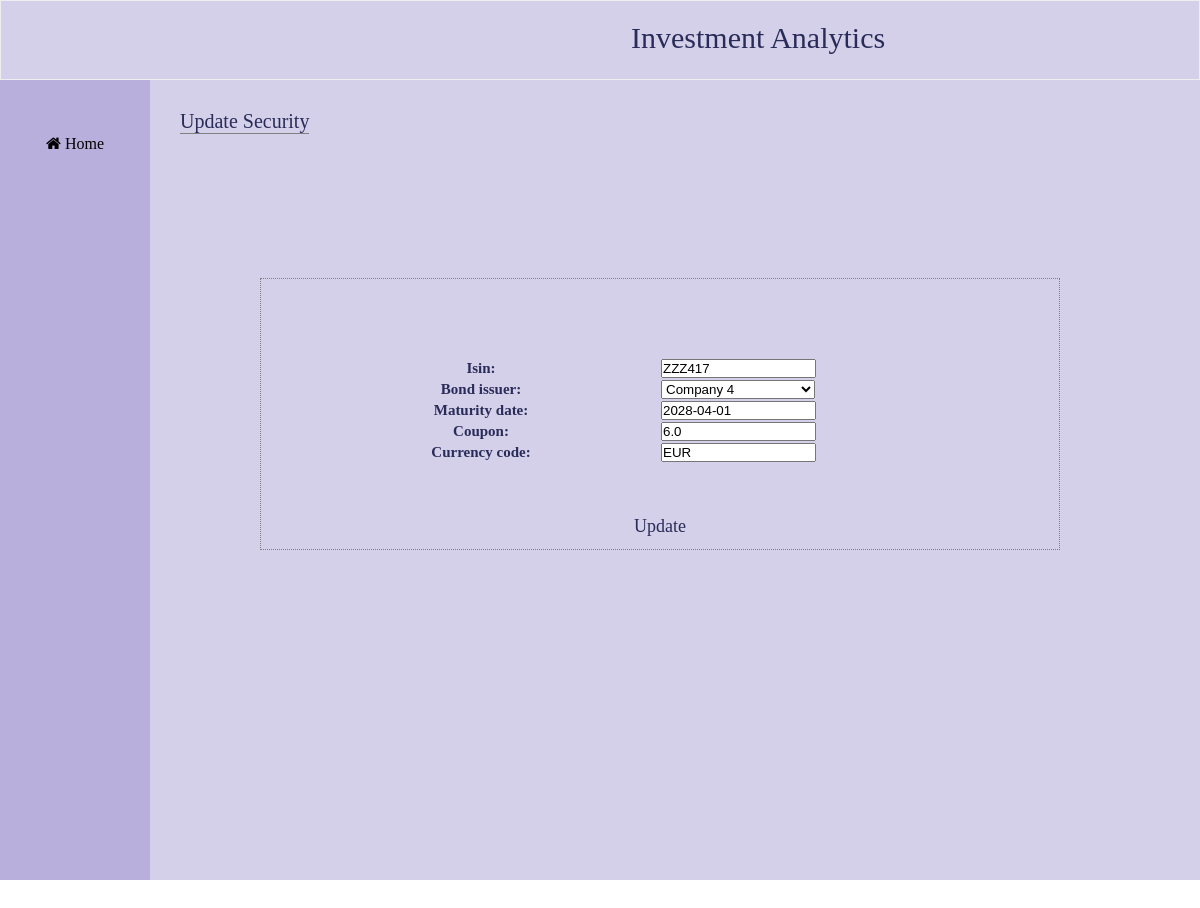
The app's page /app_1/update_security/38 with its own data.
### app_1/models.py (models this page shows, shortened)
class Bond(models.Model):
   isin = models.CharField(max_length=100)
   bond_issuer =  models.ForeignKey(Issuer, on_delete =models.CASCADE)
   maturity_date  = models.DateField()
   coupon =  models.FloatField()
   currency_code = models.CharField(max_length=3)

### app_1/views.py (the view)
# urls.py: path("update_security/<bond_id>", views.update_security,name="update_security"),
def update_security(request, bond_id):
    mysec = Bond.objects.get(pk=bond_id)
    form = SecurityForm(request.POST or None, instance = mysec)
    if form.is_valid():
           form.save()
           return  HttpResponseRedirect('/app_1/')
    template = loader.get_template('update_security.html')
    context = {'mysec': mysec,'form':form}
    return HttpResponse(template.render(context,request))

### app_1/forms.py
class SecurityForm(ModelForm):
    class Meta:
        model = Bond
        fields = "__all__"
        widgets = {
         'isin': forms.TextInput(attrs={'style':'width:155px', 'placeholder': 'ISIN'}),
         'coupon': forms.NumberInput(attrs={'style':'width:155px', 'placeholder': 'Coupon'}),
         'maturity_date': forms.DateInput(attrs={'style':'width:155px', 'placeholder': 'Maturity Date'}),
          'currency_code': forms.TextInput (attrs={'style':'width:155px', 'placeholder': 'Currency'})
        }

### app_1/models.py (called while the page is built)
   def __str__(self):
     return f"{self.issuer_name}"

### app_1/templates/update_security.html (shortened to what this page needs)
{% load static %}
{% load humanize %}
<html>
<head>
          <link rel="stylesheet" href="https://cdnjs.cloudflare.com/ajax/libs/font-awesome/4.7.0/css/font-awesome.min.css">
          <link rel="stylesheet" href  = "{% static 'style2.css' %}">
</head>
 <body>
  <div class="topbar" font-size ="30px"> Investment Analytics </div>
   <div class="container">
      <aside>
        <div class ="navbar">
            <nav>
                <ul>
                  <a href="/app_1"><button class="btnx"><i class="fa fa-home"></i> Home</button></a>
                </ul>
            </nav>
        </div>
      </aside>
      <main>
        <div class="card active">
          <div class="content">Update Security</div>
        </div>
            <div class="centered3" >
              <form action="" method = POST>
                <br>
                  <table class  = "table2" >
                    {{form.as_table}}
                  </table>
                <p><input type = "submit" value = "Update" class = "btnbx" ></p>
             </form>
          </div>
       </main>
 </body>
</html>

### app_1/static/style2.css (style rules this page uses)
:root { --main-color: #d5d0e9; --sidebar-color: #b8afdd; --sidebar-button-hover:#3b46ac; --myfont-color: rgb(41, 43, 88); --myborder-color:gray; --font-size-content2: 15px; --font-size-content: 20px; --font-size-table: 15px; }
* { margin:0; padding:0; box-sizing: border-box; }
body { height:100vh; width:100vw; justify-self: center; align-items: center; padding: 0px 100ppx; }
.container { background-color: var(--main-color); display:flex; width:100%; height:100%; background-color: var( --main-color ); }
.topbar { font-family:'Lucida Sans', 'Lucida Sans Regular', 'Lucida Grande', 'Lucida Sans Unicode', 'Geneva', 'Verdana', 'sans-serif'; font-size:30px; border-style:groove; border-width:1px; height:80px; width:100%; background-color: var(--main-color); margin: auto; color: var(--myfont-color); margin-top: auto; margin-bottom: auto; padding-left: 630px; padding-top: 20px; }
aside { width: 150; height:100%; align-items:center; background: var(--sidebar-color); }
.navbar { width: 150; height:100%; display: fixed; flex-direction: column; gap:30px; align-items:left; font-size: x-large; position: sticky; }
nav, ul { margin-top: 40px; width:100%; text-align:center; }
.card { height:100%; padding:30px; display:none; text-align: center; overflow: auto; }
.card.active { display:block; }
.card .content { font-size: var(--font-size-content); text-align: left; font-family:'Lucida Sans', 'Lucida Sans Regular', 'Lucida Grande', 'Lucida Sans Unicode', 'Geneva', 'Verdana', 'sans-serif'; color:var(--myfont-color); border-bottom:1px solid gray; }
.btnx { font-family: 'Lucida Sans', 'Lucida Sans Regular', 'Lucida Grande', 'Lucida Sans Unicode', 'Geneva', 'Verdana', 'sans-serif'; list-style:none; padding: 15px 20px; transform: translateY(0px); background:var(--sidebar-color); border: none; font-size:medium; }
.btnbx { background-color: var(--main-color); border:rgb(77, 73, 73); color: var(--myfont-color); padding: 12px 12px; font-size: 18px; cursor: pointer; width: 150px; text-align: center; margin-left: auto; margin-right: 0; font-family:'Lucida Sans', 'Lucida Sans Regular', 'Lucida Grande', 'Lucida Sans Unicode', 'Geneva', 'Verdana', 'sans-serif'; }
.centered3 { position: absolute; top: 45%; left: 55%; transform: translate(-50%, -50%); text-align: center; border-width:1px; border-style:dotted; border-color:var(--myborder-color); font-family: 'Lucida Sans', 'Lucida Sans Regular', 'Lucida Grande', 'Lucida Sans Unicode', 'Geneva', 'Verdana', 'sans-serif'; color:var(--myfont-color); width: 800px; font-weight: lighter; }
.table2 { white-space:nowrap; width:100%; overflow:hidden; table-layout:fixed; padding: 40px; margin-left: auto; margin-right: auto; margin-top: 20px; row-gap: 20px; font-family: 'Lucida Sans', 'Lucida Sans Regular', 'Lucida Grande', 'Lucida Sans Unicode', 'Geneva', 'Verdana', 'sans-serif'; color:var(--myfont-color); font-size: var(--font-size-table); }
.table2 tr { padding-bottom: 10em; }

### records on screen
Bond: isin "ZZZ417", bond_issuer "Company 4", maturity_date "2028-04-01", coupon "6.0", currency_code "EUR"
